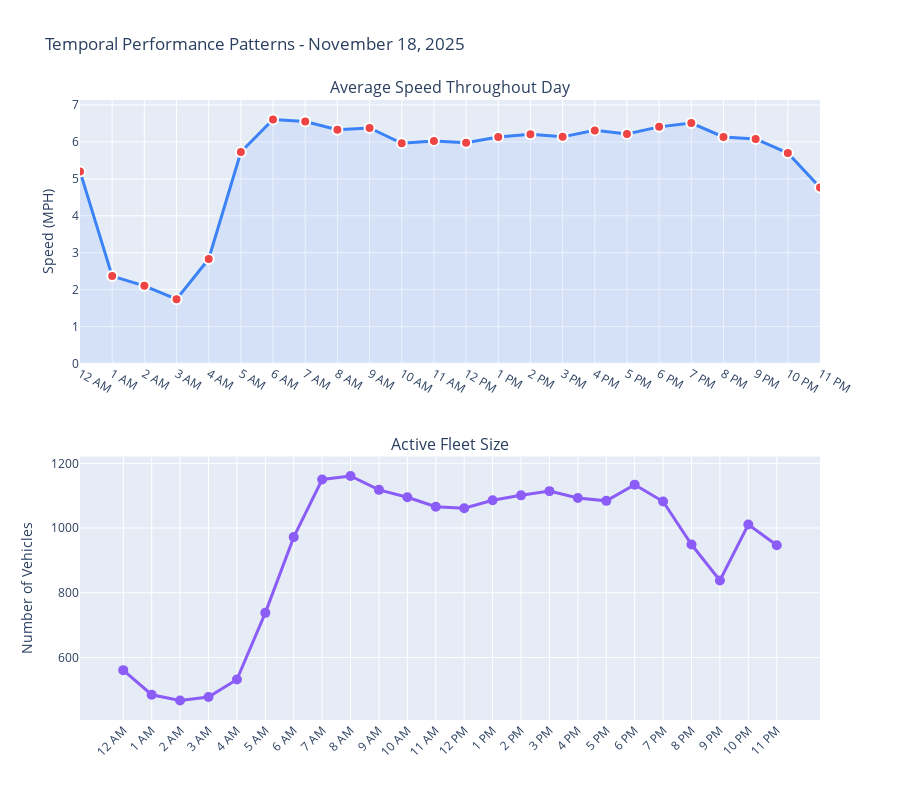

The cell this chart's notebook holds for it:
### Markdown cell above
### Visualization 3: Speed and Fleet Size Throughout the Day

### Code cell
# Create temporal visualization
fig = make_subplots(
    rows=2, cols=1,
    subplot_titles=('Average Speed Throughout Day', 'Active Fleet Size'),
    vertical_spacing=0.15
)

# Color code speed markers
marker_colors = []
for speed in hourly_performance['avg_speed']:
    if speed > 15:
        marker_colors.append(COLORS['green'])
    elif speed > 10:
        marker_colors.append(COLORS['orange'])
    else:
        marker_colors.append(COLORS['red'])

# Speed chart
fig.add_trace(go.Scatter(
    x=hourly_performance['hour'],
    y=hourly_performance['avg_speed'],
    mode='lines+markers',
    line=dict(width=3, color=COLORS['blue']),
    marker=dict(size=10, color=marker_colors, line=dict(width=2, color='white')),
    fill='tozeroy',
    fillcolor='rgba(59, 130, 246, 0.1)',
    name='Speed'
), row=1, col=1)

# Fleet size chart
fig.add_trace(go.Scatter(
    x=hourly_performance['hour'],
    y=hourly_performance['active_vehicles'],
    mode='lines+markers',
    line=dict(width=3, color=COLORS['purple']),
    marker=dict(size=10, color=COLORS['purple']),
    name='Vehicles'
), row=2, col=1)

fig.update_xaxes(tickangle=-45, row=2, col=1)
fig.update_yaxes(title_text='Speed (MPH)', row=1, col=1)
fig.update_yaxes(title_text='Number of Vehicles', row=2, col=1)

fig.update_layout(
    title='Temporal Performance Patterns - November 18, 2025',
    height=800,
    showlegend=False,
    hovermode='x unified',
    paper_bgcolor='white'
)

fig.show()

# Save image
fig.write_image('hourly_speed.png', width=1200, height=800, scale=2)
print('Image saved: hourly_speed.png')

### Figure 1 — Plotly figure (JSON) as saved in the notebook; plotly's stock layout.template omitted (floating-point values rounded to 4 significant figures)
{"data": [{"fill": "tozeroy", "fillcolor": "rgba(59, 130, 246, 0.1)", "line": {"color": "#3b82f6", "width": 3}, "marker": {"color": ["#ef4444", "#ef4444", "#ef4444", "#ef4444", "#ef4444", "#ef4444", "#ef4444", "#ef4444", "#ef4444", "#ef4444", "#ef4444", "#ef4444", "#ef4444", "#ef4444", "#ef4444", "#ef4444", "#ef4444", "#ef4444", "#ef4444", "#ef4444", "#ef4444", "#ef4444", "#ef4444", "#ef4444"], "line": {"color": "white", "width": 2}, "size": 10}, "mode": "lines+markers", "name": "Speed", "type": "scatter", "x": ["12 AM", "1 AM", "2 AM", "3 AM", "4 AM", "5 AM", "6 AM", "7 AM", "8 AM", "9 AM", "10 AM", "11 AM", "12 PM", "1 PM", "2 PM", "3 PM", "4 PM", "5 PM", "6 PM", "7 PM", "8 PM", "9 PM", "10 PM", "11 PM"], "xaxis": "x", "y": [5.201, 2.368, 2.104, 1.741, 2.831, 5.727, 6.61, 6.555, 6.333, 6.381, 5.965, 6.029, 5.982, 6.136, 6.205, 6.138, 6.314, 6.213, 6.409, 6.51, 6.135, 6.083, 5.7, 4.769], "yaxis": "y"}, {"line": {"color": "#8b5cf6", "width": 3}, "marker": {"color": "#8b5cf6", "size": 10}, "mode": "lines+markers", "name": "Vehicles", "type": "scatter", "x": ["12 AM", "1 AM", "2 AM", "3 AM", "4 AM", "5 AM", "6 AM", "7 AM", "8 AM", "9 AM", "10 AM", "11 AM", "12 PM", "1 PM", "2 PM", "3 PM", "4 PM", "5 PM", "6 PM", "7 PM", "8 PM", "9 PM", "10 PM", "11 PM"], "xaxis": "x2", "y": [561, 485, 467, 478, 532, 738, 972, 1150, 1161, 1118, 1095, 1066, 1061, 1086, 1101, 1114, 1093, 1084, 1134, 1082, 949, 838, 1011, 947], "yaxis": "y2"}], "layout": {"annotations": [{"font": {"size": 16}, "showarrow": false, "text": "Average Speed Throughout Day", "x": 0.5, "xanchor": "center", "xref": "paper", "y": 1, "yanchor": "bottom", "yref": "paper"}, {"font": {"size": 16}, "showarrow": false, "text": "Active Fleet Size", "x": 0.5, "xanchor": "center", "xref": "paper", "y": 0.425, "yanchor": "bottom", "yref": "paper"}], "height": 800, "hovermode": "x unified", "paper_bgcolor": "white", "showlegend": false, "title": {"text": "Temporal Performance Patterns - November 18, 2025"}, "xaxis": {"anchor": "y", "domain": [0, 1]}, "xaxis2": {"anchor": "y2", "domain": [0, 1], "tickangle": -45}, "yaxis": {"anchor": "x", "domain": [0.575, 1], "title": {"text": "Speed (MPH)"}}, "yaxis2": {"anchor": "x2", "domain": [0, 0.425], "title": {"text": "Number of Vehicles"}}}}
